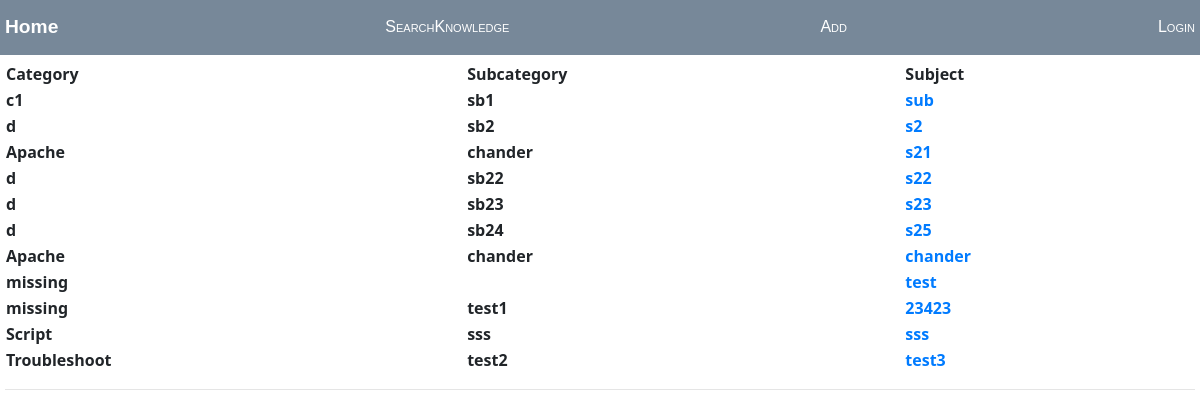
The page / on the database its author committed.
### app.py (models this page shows)
class knowledgebase(db.Model):
    id = db.Column(db.Integer, primary_key=True)
    category = db.Column(db.String(30), unique=False, nullable=False)
    subcategory = db.Column(db.String(30), unique=False, nullable=False)
    subject = db.Column(db.String(100), unique=False, nullable=False)
    description = db.Column(db.Text, unique=False, nullable=True)
    inserttime = db.Column(db.DateTime, nullable=False, default=datetime.utcnow )

### app.py (the view)
@app.route("/")
def home():
    form = knowledgebase.query.all()
    return render_template("Know.html", title='Get All', form=form)

### templates/Know.html (shortened to what this page needs)
{% extends "layout.html" %}
{% block content %}
<table width=100% border=0 cellspacing=1 cellpadding=1 name=First>
    <tr><th>Category</th><th>Subcategory</th><th>Subject</th></tr>
{% for f  in form %}
    <tr><th> {{ f.category}} </th><th> {{ f.subcategory}} </th>
        <th> <a href="{{ url_for('pkv', id=f.id) }} "> {{ f.subject }} </a> </th>
    </tr>
  {% endfor %}
</table>
{% endblock content %}

### templates/layout.html (shortened to what this page needs)
<!DOCTYPE html>
<html>
    <head>
        <link rel="stylesheet" href="https://maxcdn.bootstrapcdn.com/bootstrap/4.0.0/css/bootstrap.min.css">
        <link rel="stylesheet" type="text/css" href="{{ url_for('static', filename='site.css')}}" />
    </head>
    <body>
        <div class="navbar">
            <a href="{{ url_for('home') }}" class="navbar-brand">Home</a>
            <a href="{{ url_for('pks') }}" class="navbar-item">SearchKnowledge</a>
            <a href="{{ url_for('pka') }}" class="navbar-item">Add</a>
            <a href="{{ url_for('login') }}" class="navbar-item">Login</a>
        </div>
        <div class="col-md-8">
        </div>
        <div class="body-content">
            {% block content %}
            {% endblock %}
            <hr/>
        </div>
    </body>
</html

### static/site.css (style rules this page uses)
.navbar { background-color: lightslategray; font-size: 1em; font-family: 'Trebuchet MS', 'Lucida Sans Unicode', 'Lucida Grande', 'Lucida Sans', Arial, sans-serif; color: white; padding: 8px 5px 8px 5px; }
.navbar a { text-decoration: none; color: inherit; }
.navbar-brand { font-size: 1.2em; font-weight: 600; }
.navbar-item { font-variant: small-caps; margin-left: 30px; }
.body-content { padding: 5px; font-family:'Segoe UI', Tahoma, Geneva, Verdana, sans-serif; }

### rows shown on the page
knowledgebase: category "c1", subcategory "sb1", subject "sub"
knowledgebase: category "d", subcategory "sb2", subject "s2"
knowledgebase: category "Apache", subcategory "chander", subject "s21"
knowledgebase: category "d", subcategory "sb22", subject "s22"
knowledgebase: category "d", subcategory "sb23", subject "s23"
knowledgebase: category "d", subcategory "sb24", subject "s25"
knowledgebase: category "Apache", subcategory "chander", subject "chander"
knowledgebase: category "missing", subject "test"
knowledgebase: category "missing", subcategory "test1", subject "23423"
knowledgebase: category "Script", subcategory "sss", subject "sss"
knowledgebase: category "Troubleshoot", subcategory "test2", subject "test3"
